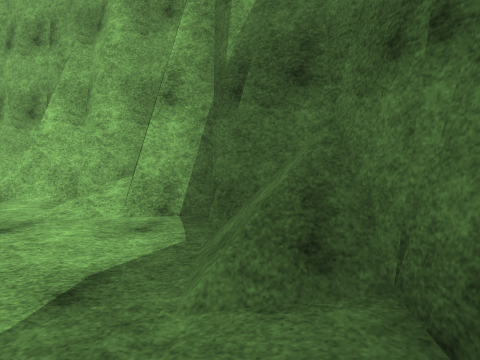
View 1 (above)

16 first-person views from a walk through a scene from a Unity 3-D project. The camera is 1.5 m above the floor, tilts 6° down and sees 75° across. The floor is counted in squares, 1 m on a side. Each view is taken from the middle of a square. On the plan, view 1 faces up. The plan holds only what a view shows up to about 15 squares ahead; the rest is blank. The place goes on beyond the plan. The player is left out. Surface patterns are stand-ins for the level's own textures.

View 2
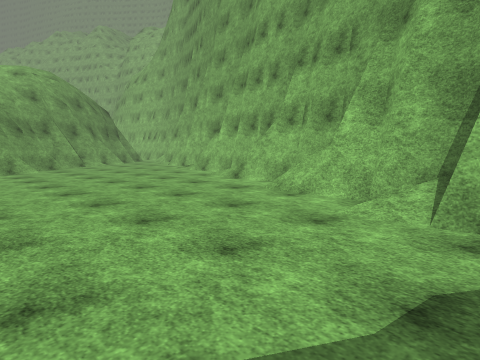

View 3
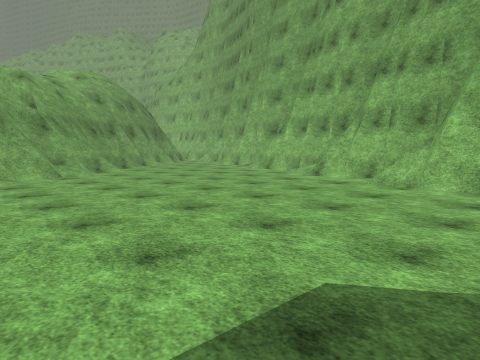

View 4
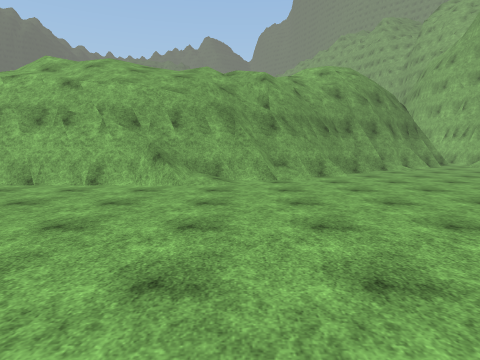

View 5
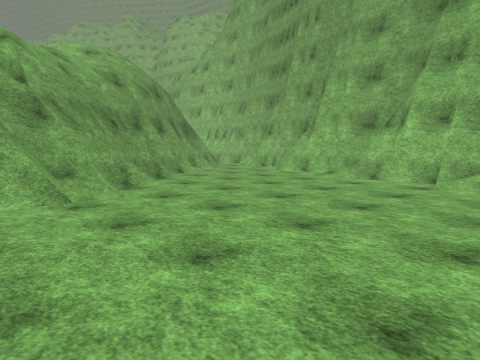

View 6
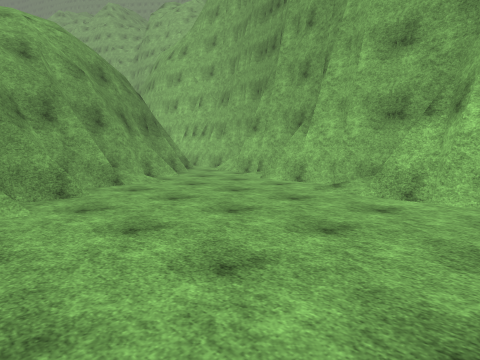

View 7
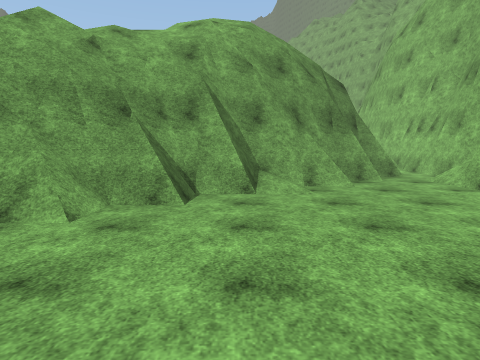

View 8
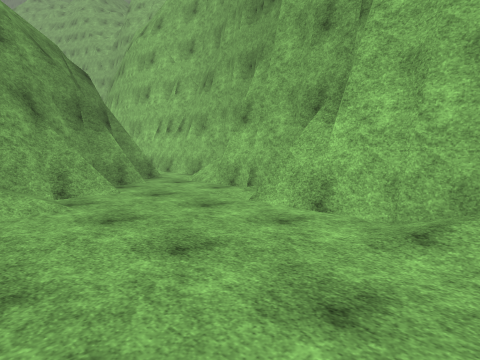

View 9
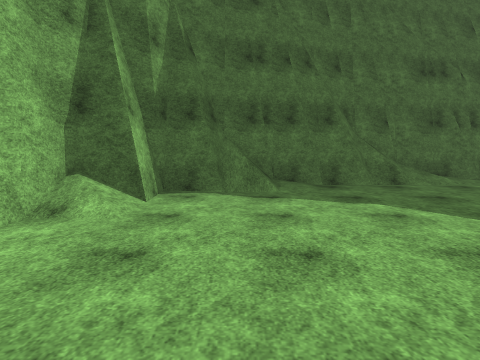

View 10
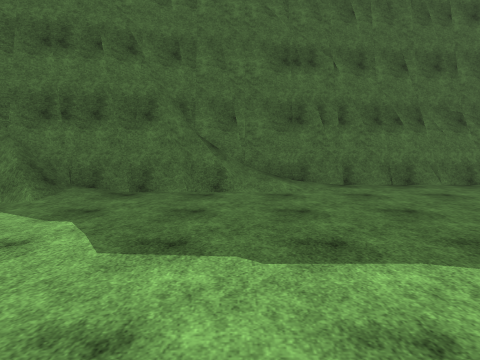

View 11
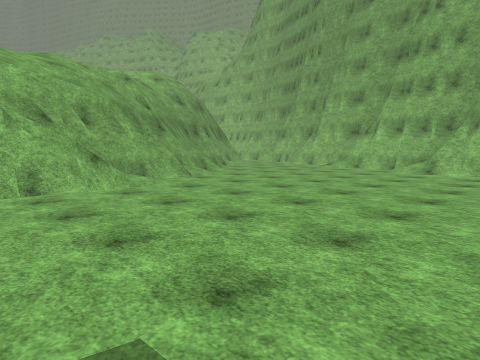

View 12
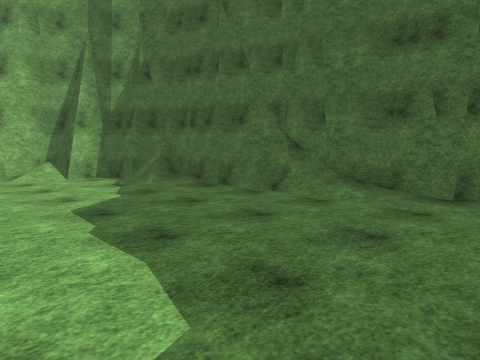

View 13
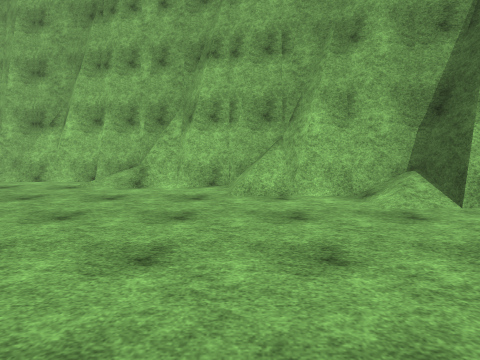

View 14
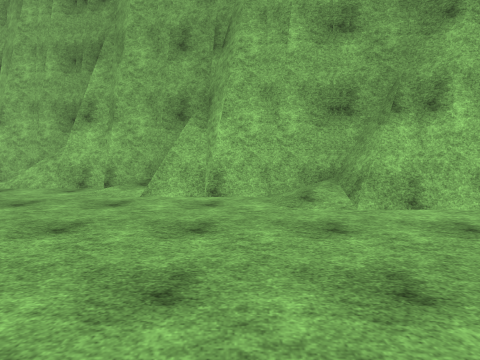

View 15
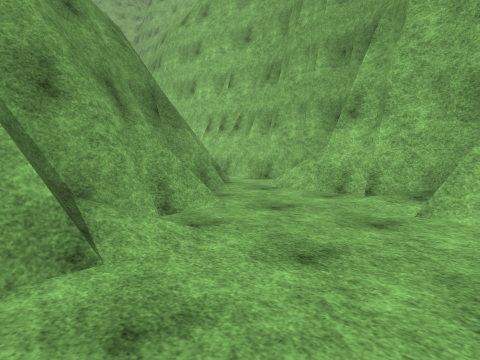

View 16
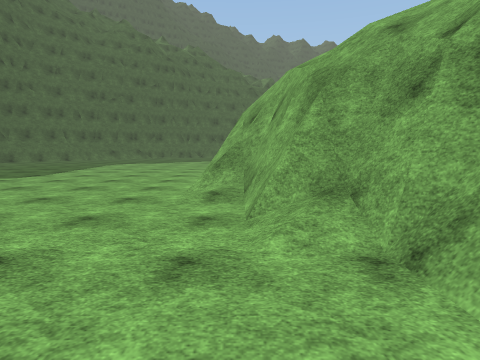

### Floor plan
Key: @ floor where view 1 was taken; # wall or solid block; . main floor; : floor 0.25 m higher than the main floor; + floor 3.5 m higher than the main floor; * floor 5.5 m higher than the main floor; / step, stairs or slope; = window, fence, low wall or low ledge; v drop or lower ground; O other object.
Columns run from 34 left of view 1 to 4 right of it. Each row starts with its distance up from view 1.
 18   .####
 17   ...O######
 16  ##......:=#
 15  ##......:=######
 14 v ###........../##
 13 vv ##........../#######
 12  vv###=.............//##
 11  vvv #=.............//#######
 10  //vv##/..................//#
  9    vv##/..................//#####
  8    /*v###.....................//#
  7   ///vv##.....................//###
  6   /////v##=.......................#
  5   /////v##=.......................###
  4    ////vv##=#.....................//#
  3     ///vvv###.....................//#
  2     /////vv#=/.....................:#
  1       ////v#=/......................#
  0        ///vv##=...................@.##
 -1          //vv#=.....................###
 -2         ////v#=:....................=/#
 -3         ////v#=:....................//#
 -4           //v#=/....................//#
 -5          ///v#==....................//#
 -6          ////v=#......................#
 -7            //vv#......................#
 -8              +v#........... ..........#
 -9               v#...    ... . .........#

Where each view was taken, in squares from view 1:
view 1: 0 up, 0 right, facing up
view 2: 0 up, 1 left, facing up-left
view 3: 4 down, 3 left, facing up-left
view 4: 1 down, 6 left, facing left
view 5: 2 down, 11 left, facing up-left
view 6: 3 up, 14 left, facing up-left
view 7: 8 up, 16 left, facing left
view 8: 8 up, 18 left, facing up-left
view 9: 4 up, 11 left, facing right
view 10: 3 down, 9 left, facing right
view 11: 9 down, 7 left, facing up-left
view 12: 9 down, 7 left, facing up-right
view 13: 1 down, 8 left, facing up
view 14: 5 up, 21 left, facing up
view 15: 7 up, 22 left, facing up-left
view 16: 7 up, 20 left, facing down
